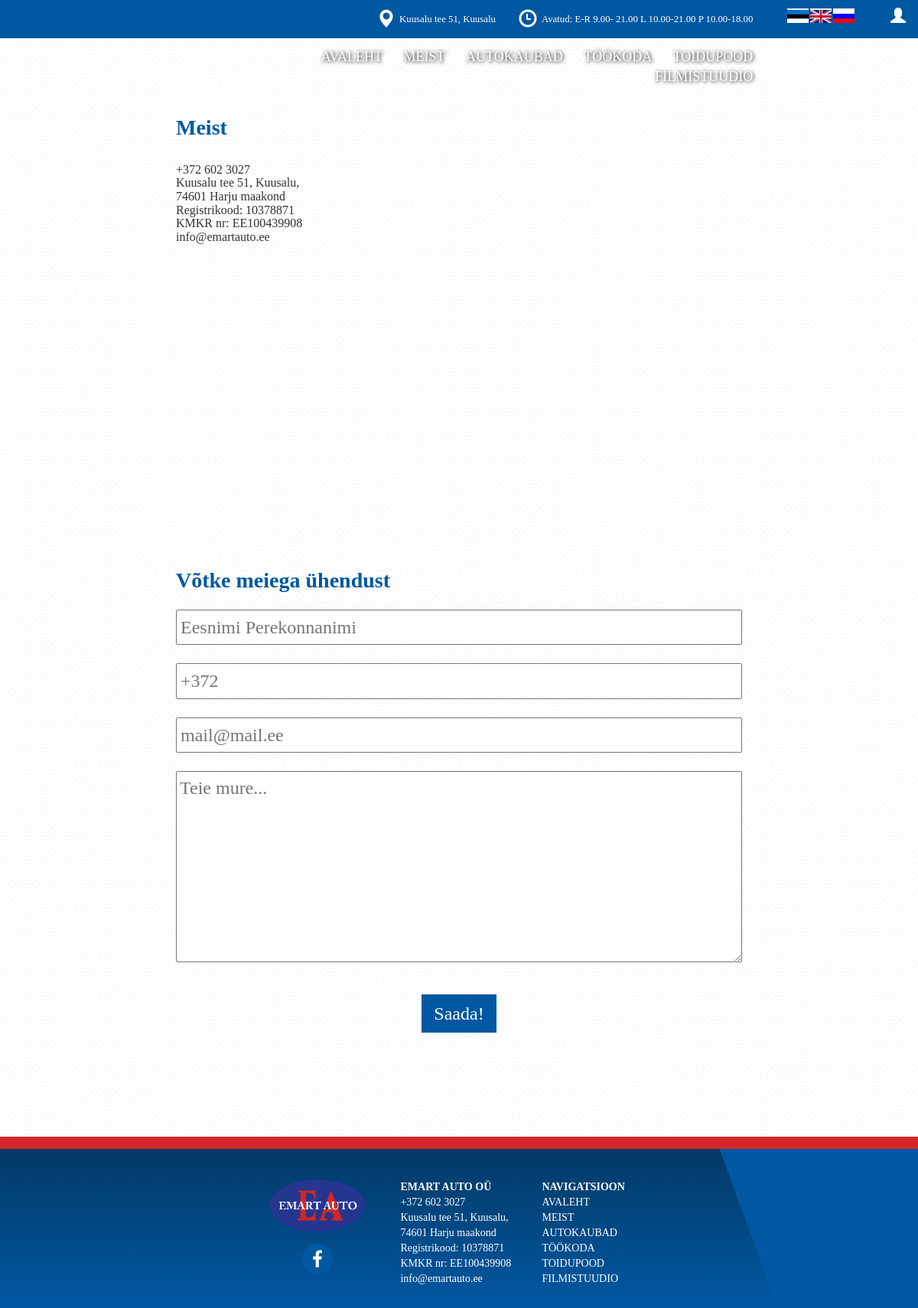
Screenshot of /meist with the database file from the repository.
### navbar/models.py (models this page shows, shortened)
class contact(models.Model):
	name = models.CharField(max_length=30, unique=True)
	phone = models.CharField(max_length=15, unique=True)
	email = models.CharField(max_length=50, unique=True)
	address = models.CharField(max_length=50, unique=True)
	gmaps_x = models.CharField(max_length=10, unique=True)
	gmaps_y = models.CharField(max_length=10, unique=True)
	gmaps_zoom = models.CharField(max_length=2, unique=True)
	gmaps_API = models.CharField(max_length=64, unique=True)
	open_hours = models.CharField(max_length=64, unique=True, blank=True)
	footer_info = models.TextField(blank=True)

class navbar_lang(models.Model):
	lang = models.CharField(max_length=3, unique=True)
	index = models.CharField(max_length=15, blank=True)
	about = models.CharField(max_length=15, blank=True)
	browser = models.CharField(max_length=15, blank=True)
	food_store = models.CharField(max_length=15, blank=True)
	film_studio = models.CharField(max_length=15, blank=True)
	repair = models.CharField(max_length=15, blank=True)
	navigation = models.CharField(max_length=15, blank=True)
	open_hours = models.CharField(max_length=15, blank=True)

class langs(models.Model):
	lang = models.CharField(max_length=3, unique=True)
	flag = models.ImageField()

class social_media(models.Model):
	url = models.CharField(max_length=999, blank=True)
	icon = models.CharField(max_length=20, blank=True)

### meist/models.py (models this page shows, shortened)
class meist_lang(models.Model):
	lang = models.CharField(max_length=99999, unique=True)
	header = models.CharField(max_length=99999, blank=True)
	contact_us = models.CharField(max_length=99999, blank=True)
	name = models.CharField(max_length=99999, blank=True)
	phone = models.CharField(max_length=99999, blank=True)
	email = models.CharField(max_length=99999, blank=True)
	your_problem = models.CharField(max_length=99999, blank=True)
	send = models.CharField(max_length=99999, blank=True)

### meist/views.py (the view, shortened to what this page needs)
# urls.py: url(r'^meist', include('meist.urls')),
def meist(request):
	if 'lang' not in request.session:
		request.session['lang'] = 'est'
	flags = []
	for item in langs.objects.all():
		flags.append(item)
	ad2 = []
	for nr in range(len(ad.objects.all())):
		ad2.append(nr)
	return render(request, 'meist.html', context={
		'contact':contact.objects.all()[0],
		'navbar_lang':navbar_lang.objects.get(lang=request.session['lang']),
		'lang':meist_lang.objects.get(lang=request.session['lang']),
		'flags':flags,
		'ads':ad.objects.all(),
		'ads2':ad2,
		'social_media':social_media.objects.all()
		})

### templates/meist.html (shortened to what this page needs)
{% load staticfiles %}
<!DOCTYPE html>
<html lang="en">
<head>
	<link rel="stylesheet" type="text/css" href="{% static "meist.css" %}">
</head>
<body style="background-image: url('{% static 'BG.jpg' %}');">
{% include "navbar/navbar.html" %}
<div class="col-xs-12 col-md-2"></div>
<div class="col-xs-12 col-md-8 about">
	<div class="col-xs-12 about__header">
		<h3>{{ lang.header }}</h3>
	</div>
	<div class="col-xs-12 about__address">
		<h3>{{ contact.footer_info|linebreaks }}</h3>
	</div>
	<div class="col-xs-12 about__maps">
		<div id="map"></div>
	</div>
	<div class="col-xs-12 about__contact">
		<h3>{{ lang.contact_us }}</h3>
		<div class="col-xs-12 about__contact__form">
			<form method="POST"> {% csrf_token %}
				<input type="text" name="name" placeholder="{{ lang.name }}"><br>
				<input type="text" name="phone" placeholder="{{ lang.phone }}"><br>
				<input type="text" name="email" placeholder="{{ lang.email }}"><br>
				<textarea name="letter" placeholder="{{ lang.your_problem }}" rows="7"></textarea><br>
				<button type="submit" name="submit-btn" value="contact">{{ lang.send }}</button>
			</form>
		</div>
	</div>
</div>
<div class="col-xs-12 col-md-2"></div>
{% include "navbar/footer.html" %}
</body>
</html>

### templates/navbar/navbar.html (shortened to what this page needs)
{% load staticfiles %}
<link rel="stylesheet" href="https://maxcdn.bootstrapcdn.com/bootstrap/3.3.7/css/bootstrap.min.css">
<link rel="stylesheet" href="https://maxcdn.bootstrapcdn.com/bootstrap/3.3.7/css/bootstrap-theme.min.css">
<link rel="stylesheet" type="text/css" href="{% static 'all.css' %}">
<link rel="stylesheet" href="https://cdnjs.cloudflare.com/ajax/libs/font-awesome/4.7.0/css/font-awesome.min.css">
<a href="/login"><span class="glyphicon glyphicon-user" aria-hidden="true"></span></a>
	<div class="navbar navbar-desktop">
		<div class="col-xs-10 navbar-desktop__info">
			<h3>
				<span class="glyphicon glyphicon-map-marker" aria-hidden="true"></span>
				<sup>{{ contact.address }}</sup>
				<span class="glyphicon glyphicon-time" aria-hidden="true"></span>
				<sup>{{ navbar_lang.open_hours }}: {{ contact.open_hours }}</sup>
			</h3>
		</div>
		<div class="col-xs-2 navbar-desktop__langs">
			{% for flag in flags %}
			<div class="col-xs-2 navbar-desktop__langs__item">
				<form method="POST"> {% csrf_token %}
					<button type="submit" name="submit-btn" value="lang">
						<img src="{{ flag.flag.url }}">
					</button>
				</form>
			</div>
			{% endfor %}
		</div>
		<div class="col-xs-3"></div>
		<div class="col-xs-7 navbar-desktop__nav">
			<a href="/">{{ navbar_lang.index }}</a>
			<a href="/meist">{{ navbar_lang.about }}</a>
			<a href="/browser">{{ navbar_lang.browser }}</a>
			<a href="/repair">{{ navbar_lang.repair }}</a>
			<a href="/foodstore">{{ navbar_lang.food_store }}</a>
			<a href="/filmstudio">{{ navbar_lang.film_studio }}</a>
		</div>
		<div class="col-xs-2"></div>
	</div>
	<div class="col-xs-12 navbar-spacer"></div>

### templates/navbar/footer.html (shortened to what this page needs)
{% load staticfiles %}
<div class="col-xs-12 footer footer-desktop">
	<div class="col-xs-12 footer__top"></div>
	<div class="col-xs-12 footer__content">
		<div class="col-xs-12 col-lg-9 footer__content__info">
			<div class="col-xs-12 col-lg-4"></div>
			<div class="col-xs-12 col-lg-8">
				<div class="col-xs-12 col-lg-4">
					<div class="col-xs-12 footer__content__info__img">
						<img src="{% static 'Emart_Auto-logo.png' %}">
					</div>
					<div class="col-xs-12 footer__content__info__socialmedia">
						{% for media in social_media %}
						<a target="_blank" href="{{ media.url }}" class="fa fa-{{ media.icon }}"></a>
						{% endfor %}
					</div>
				</div>
				<div class="col-xs-12 col-lg-4 footer__content__info__text">
					<p>
						<b>{{ contact.name }}</b><br>
						{{ contact.footer_info|linebreaks }}
					</p>
				</div>
				<div class="col-xs-12 col-lg-4 footer__content__info__text">
					<p>
						<b>{{ navbar_lang.navigation }}</b><br>
						<a href="/">{{ navbar_lang.index }}</a><br>
						<a href="/meist">{{ navbar_lang.about }}</a><br>
						<a href="/browser">{{ navbar_lang.browser }}</a><br>
						<a href="/repair">{{ navbar_lang.repair }}</a><br>
						<a href="/foodstore">{{ navbar_lang.food_store }}</a><br>
						<a href="/filmstudio">{{ navbar_lang.film_studio }}</a><br>
					</p>
				</div>
			</div>
		</div>
		<div class="col-xs-12 col-lg-3 footer__content__shape">
			<div class="footer__content__shape__parallelogram"></div>
		</div>
	</div>
</div>

### static/meist.css (style rules this page uses)
.about { margin-top: 12vh; }
.about__header h3 { color: #0058a2; font-size: 3.5vh; font-weight: bold; }
.about__maps #map { width:100%; height:40vh; }
.about__contact h3 { margin-top: 12vh; color: #0058a2; font-size: 3.5vh; font-weight: bold; }
.about__address h3 { font-size: 2vh; }
.about__contact__form { text-align: center; margin: 0 0 0 0; padding: 0 0 0 0 !important; }
.about__contact__form input, .about__contact__form textarea { width: 100%; padding: 0.5vh 0.5vh 0.5vh 0.5vh; color: black !important; margin-bottom: 1.5vh; margin-top: 1.5vh; font-size: 3vh; }
.about__contact__form button { font-size: 3vh; background-color: #0058a2; border: none; color: white; padding: 1vh 2vh 1vh 2vh; margin-top: 3vh; }
.about__contact__form button { margin-bottom: 5vh; }

### static/all.css (style rules this page uses)
html { overflow-x: hidden; }
body { font-family: ProximaNova; font-weight: 250; overflow-x: hidden; width: 100vw; }
.navbar { background-color: #0058a2; margin: 0 0 0 0; position: fixed; color: white; z-index: 9999; }
.navbar-spacer { height: 4.5vh; }
.glyphicon-user { position: fixed; top: 1.25vh; right: 2vh; font-size: 2.5vh; z-index: 9999999; color: white; cursor: pointer; }
.navbar-desktop { height: 4vh; width: 100vw; border-radius: 0 0 0 0; }
.navbar-desktop__info { text-align: right; }
.navbar-desktop__info h3 { margin-top: 1.25vh; margin-bottom: 0.75vh; }
.navbar-desktop__info h3 sup { font-size: 1.6vh; }
.navbar-desktop__info h3 span { font-size: 3vh; padding-left: 3vh; }
.navbar-desktop__nav { text-align: right; padding-top: 2vh; }
.navbar-desktop__nav a { color: white; text-decoration: none; font-size: 2.25vh; margin-left: 3vh; text-shadow: 1px 1px 5px rgba(0,0,0,0.6), 1px 1px 5px rgba(0,0,0,0.6); }
.navbar-desktop__langs__item { margin-top: 1.25vh; }
.navbar-desktop__langs__item img { width: 3.5vh; height: 2.1vh; margin-top: -1px; }
.navbar-desktop__langs__item button { display: inline-block; padding: 0 0 0 0; border: none; width: 3.4vh; height: 2vh; border: none; }
.footer { margin-top: 12vh !important; padding-bottom: 3vh !important; height: 28vh; padding: 0 0 0 0; margin: 0 0 0 0; background: #033762; background: -moz-linear-gradient(top, #033762 1%, #0058a2 100%); background: -webkit-linear-gradient(top, #033762 1%,#0058a2 100%); background: linear-gradient(to bottom, #033762 1%,#0058a2 100%); filter: progid:DXImageTransform.Microsoft.gradient( startColorstr='#033762', endColorstr='#0058a2',GradientType=0 ); }
.footer__top { background-color: #d32626; width: 100vw; height: 2vh; padding: 0 0 0 0; margin: 0 0 0 0; }
.footer__content__info, .footer__content__shape { padding: 0 0 0 0; }
.footer__content__info { padding-top: 5vh; }
.footer__content__info__img img { width: 100%; }
.footer__content__info__socialmedia { text-align: center; margin-top: 2vh; }
.footer__content__info__socialmedia a { width: 5vh; height: 5vh; font-size: 3vh; background-color: #0058a2; padding: 1vh 1vh 1vh 1vh; border-radius: 5vh 5vh 5vh 5vh; color: white; }
.footer__content__info__text { text-align: left; padding-left: 2vh; color: white; }
.footer__content__info__text p { font-size: 1.75vh; margin-bottom: 0; }
.footer__content__info__text p a { color: white; }
.footer__content__shape__parallelogram { width: 100vw; height: 25vh; transform: skew(20deg); background: #0058a2; margin-left: 7vw; padding: 0 0 0 0; }

### rows the page displays
contact: address "Kuusalu tee 51, Kuusalu", open_hours "E-R 9.00- 21.00 L 10.00-21.00 P 10.00-18.00", footer_info "+372 602 3027 Kuusalu tee 51, Kuusalu, 74601 Harju maakond Registrikood: 10378871 KMKR nr: EE100439908 info@emartauto.ee", name "EMART AUTO OÜ"
navbar_lang: open_hours "Avatud", index "AVALEHT", about "MEIST", browser "AUTOKAUBAD", repair "TÖÖKODA", food_store "TOIDUPOOD", film_studio "FILMISTUUDIO", navigation "NAVIGATSIOON"
langs: flag (picture)
langs: flag (picture)
langs: flag (picture)
meist_lang: header "Meist", contact_us "Võtke meiega ühendust", name "Eesnimi Perekonnanimi", phone "+372", email "mail@mail.ee", letter "Teie mure...", send "Saada!"
